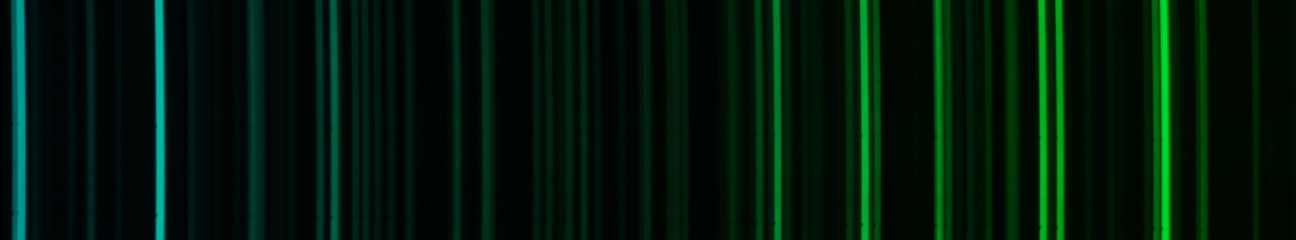
#> input picture Files/Lines.JPG, 5184 x 960 px, found by its file name (shown at 1/4 size)
$ python scale_func.py
#> lines starting #> are read from the running program, lines starting #| are printed output that depends on the picture
from PIL import Image

class Scale():
    def run(self):
        # read the image
        im = Image.open("Files\Lines.JPG")
#> im is the input picture: PIL image 5184x960 RGB; mean R, G, B 0.3, 23.9, 10
        (width1, height1) = im.size
#> width1 = 5184; height1 = 960
        img = Image.open("Files\Ferum.png")
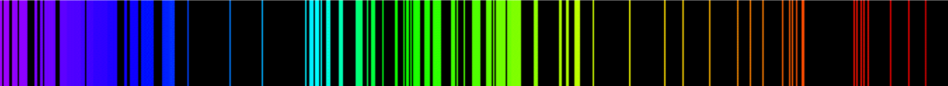
#> input picture Files/Ferum.png, 1896 x 172 px, found by its file name (shown at 1/2 size)
#> img is the input picture: PIL image 1896x172 RGBA; mean R, G, B, A 26.5, 38.4, 43.2, 255
        (width2, height2) = img.size
#> width2 = 1896; height2 = 172
        a = width1 / width2
#> a = 2.73
        b = height1 / height2
#> b = 5.58
        a = round(a)
#> a = 3
        b = round(b)
#> b = 6
        print(a, b)
#| 3 6
        width2 = width2 * a * 2
#> width2 = 11376
        height2 = height2 * b
#> height2 = 1032
        # image size
        size = (width2, height2)
#> size = (11376, 1032)
        # resize image
        out = img.resize(size)
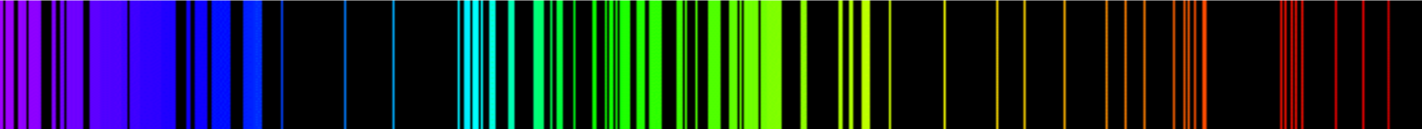
#> out: PIL image 11376x1032 RGBA (shown at 1/8 size); mean R, G, B, A 26.5, 38.5, 43.2, 255
        # save resized image
        out.save('Saves/resize-output1.png')


if __name__ == '__main__':
    print(__doc__)
    Scale().run()
